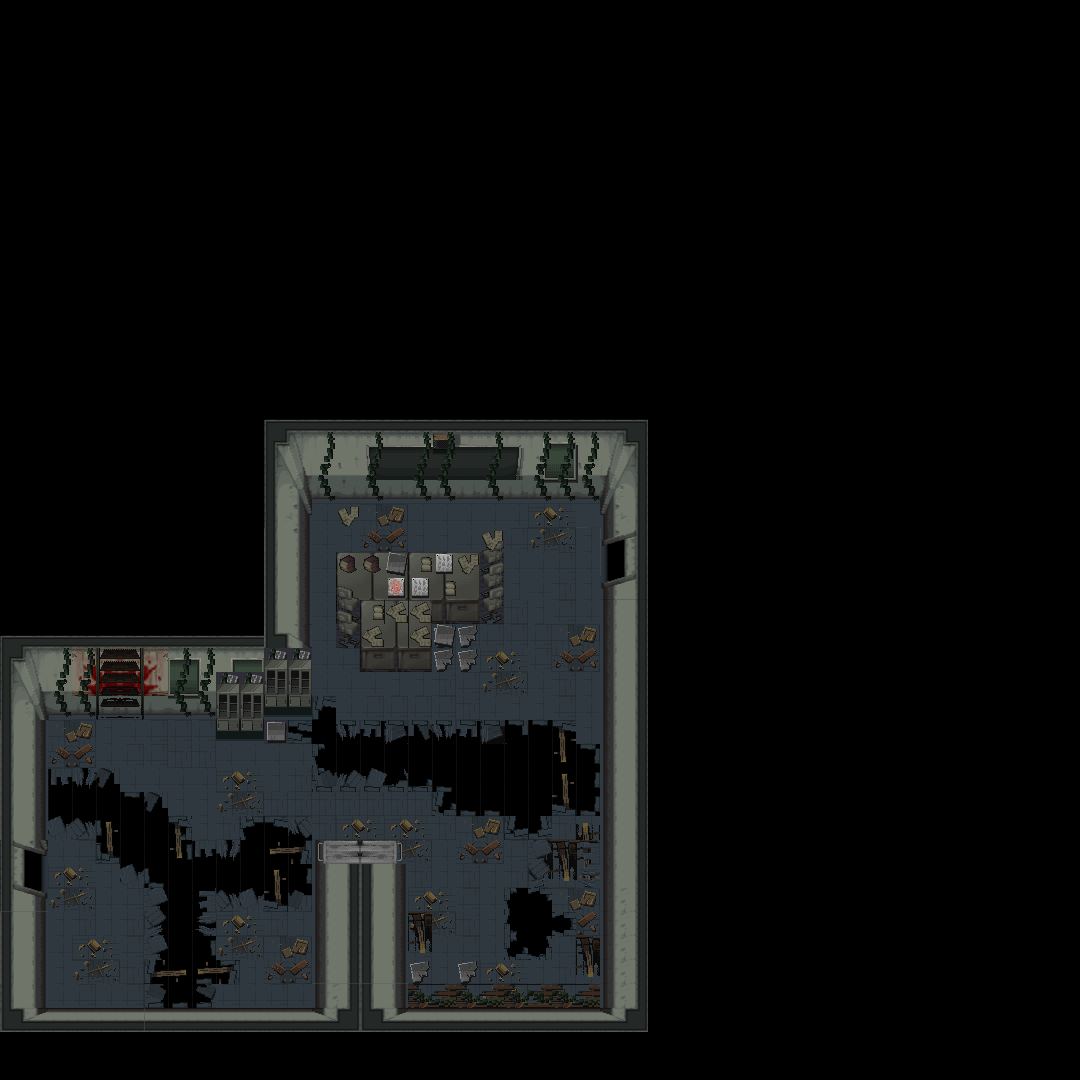

This is a level from a 2D game, rendered from its Tiled map with the project's own tilesets. A one-line summary and the map file follow, with tile-layer data summarised:
An orthogonal 45x45 tile map with 24x24 px tiles, 5 tile layers (Camada de Blocos 4, Camada de Blocos 1, Camada de Blocos 3, Camada de Blocos 2, ...), 6 tilesets and 33 objects (2x Door, 2x Spawn, Enemy, Weapon).

<map version="1.10" tiledversion="1.11.2" orientation="orthogonal" renderorder="right-down" width="45" height="45" tilewidth="24" tileheight="24" infinite="0" nextlayerid="7" nextobjectid="40">
 <tileset firstgid="1" source="../spritesheets/cinza.tsx" />
 <tileset firstgid="257" source="../spritesheets/floor.tsx" />
 <tileset firstgid="513" source="../spritesheets/elements.tsx" />
 <tileset firstgid="769" source="../spritesheets/classroom.tsx" />
 <tileset firstgid="1025" source="../spritesheets/old.tsx" />
 <tileset firstgid="1281" source="../spritesheets/exterior.tsx" />
 <layer id="4" name="Camada de Blocos 4" width="45" height="45">
  <data>[2025 cells, 138 non-empty, 4 distinct tile ids]</data>
 </layer>
 <layer id="1" name="Camada de Blocos 1" width="45" height="45">
  <data>[2025 cells, 580 non-empty, 121 distinct tile ids]</data>
 </layer>
 <layer id="3" name="Camada de Blocos 3" width="45" height="45">
  <data>[2025 cells, 110 non-empty, 46 distinct tile ids]</data>
 </layer>
 <layer id="2" name="Camada de Blocos 2" width="45" height="45">
  <data>[2025 cells, 118 non-empty, 30 distinct tile ids]</data>
 </layer>
 <layer id="5" name="Camada de Blocos 5" width="45" height="45">
  <data>[2025 cells, 4 non-empty, 4 distinct tile ids]</data>
 </layer>
 <objectgroup id="6" name="Camada de Objetos 1">
  <object id="2" x="111.333" y="796" width="0.666667" height="4.66667" />
  <object id="3" x="49" y="787" width="116.333" height="32.3334" />
  <object id="4" x="120.666" y="820.667" width="46" height="52.3333" />
  <object id="5" x="211" y="837.167" width="49" height="50.6667" />
  <object id="6" x="241.833" y="817.833" width="42.3333" height="19" />
  <object id="7" x="289.5" y="867.334" width="23.3333" height="25" />
  <object id="8" x="160.333" y="860.5" width="52.6667" height="83.6667" />
  <object id="9" x="148.667" y="980.333" width="69.3333" height="27.0001" />
  <object id="11" x="314" y="709" width="25" height="59.5" />
  <object id="12" x="338.667" y="724.667" width="208.667" height="62.1667" />
  <object id="13" x="436.833" y="787.334" width="110.334" height="19.3333" />
  <object id="15" x="580.333" y="739.333" width="20.3333" height="80.6667" />
  <object id="16" x="509.833" y="893.167" width="34" height="57" />
  <object id="18" x="5.33333" y="634" width="295.333" height="86.6667" />
  <object id="19" x="220" y="719.333" width="44.6667" height="21.3333" />
  <object id="20" x="0.666667" y="716" width="48" height="121.25" />
  <object id="21" name="Start" type="Door" x="-0.666667" y="832.917" width="21.5833" height="62.75" />
  <object id="22" x="2" y="895" width="42" height="135" />
  <object id="23" x="42.6667" y="1007.33" width="275.333" height="22" />
  <object id="24" x="324" y="841.333" width="77.3333" height="189.333" />
  <object id="25" x="404" y="1008" width="245.333" height="24.6667" />
  <object id="26" x="606" y="584.333" width="45.3333" height="447.667" />
  <object id="27" name="End" type="Door" x="630.334" y="531.167" width="19.6666" height="55.3333" />
  <object id="28" x="604" y="423.333" width="42.6667" height="109" />
  <object id="29" x="264" y="421.333" width="38" height="300" />
  <object id="30" x="264.667" y="423.333" width="379.333" height="64.6667" />
  <object id="31" x="346.167" y="557.667" width="124" height="65" />
  <object id="32" x="362.667" y="620.667" width="70.6667" height="36.8333" />
  <object id="34" x="474" y="559" width="23.5" height="56.8333" />
  <object id="35" name="P1" type="Spawn" x="58" y="869.333" width="36.6667" height="23.3333" />
  <object id="37" name="P2" type="Spawn" x="56.6667" y="920.833" width="36.6667" height="23.3333" />
  <object id="38" name="manga" type="Enemy" x="442.5" y="852.5" width="33" height="24.5" />
  <object id="39" name="Gun" type="Weapon" x="287.333" y="729" width="20" height="20.6667" />
 </objectgroup>
</map>
